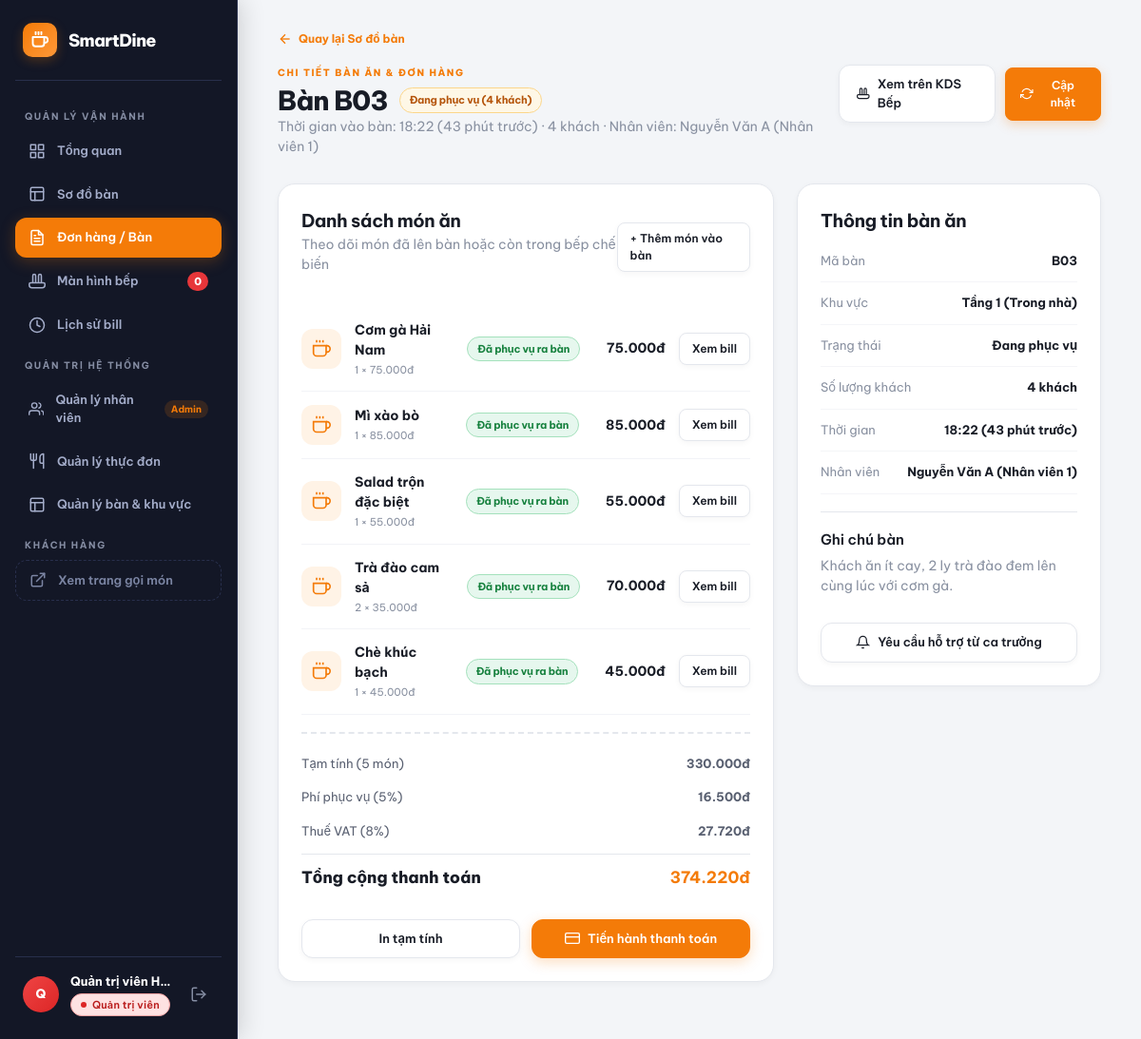
Screenshot of /index.php?page=table-order (signed in) with the database file from the repository.
### tables this page shows
CREATE TABLE `order_items` (
  `id` int(11) NOT NULL AUTO_INCREMENT,
  `order_id` int(11) NOT NULL,
  `item_name` varchar(100) NOT NULL,
  `unit_price` int(11) NOT NULL,
  `qty` int(11) NOT NULL DEFAULT 1,
  `note` varchar(255) DEFAULT NULL,
  `status` enum('unsent','pending','cooking','done','served','cancelled') NOT NULL DEFAULT 'unsent',
  `sent_by` int(11) DEFAULT NULL,
  `sent_at` datetime DEFAULT NULL,
  `cancelled_at` datetime DEFAULT NULL,
  `created_at` datetime DEFAULT current_timestamp(),
  PRIMARY KEY (`id`),
  KEY `idx_items_order` (`order_id`),
  CONSTRAINT `fk_items_order` FOREIGN KEY (`order_id`) REFERENCES `orders` (`id`) ON DELETE CASCADE
);

### includes/orders.php (called while the page is built, shortened)
<?php
require_once __DIR__ . '/billing.php';
require_once __DIR__ . '/http.php';
function getOrdersDb(): PDO {
    static $initialized = false;
    $pdo = getDbConnection();
    if (!$initialized) {
        $initialized = true;
    }
    return $pdo;
}
function fetchTableItems(PDO $pdo, string $tableCode): array {
    $stmt = $pdo->prepare("
        SELECT i.`id`, i.`item_name` AS `name`, i.`unit_price` AS `price`, i.`qty`, i.`note`, i.`status`, i.`sent_at`
        FROM `order_items` i
        JOIN `orders` o ON o.`id` = i.`order_id`
        WHERE o.`table_code` = ? AND o.`status` = 'open'
        ORDER BY i.`id`
    ");
    $stmt->execute([$tableCode]);
    return $stmt->fetchAll();
}

### config/billing.php (called while the page is built)
<?php
return [
    'vat_rate'          => 0.08,
    'service_fee_rate'  => 0.05,
    'excluded_statuses' => ['cancelled'],
];

### includes/billing.php (called while the page is built, shortened)
<?php
function getBillingConfig(): array {
    static $config = null;
    if ($config === null) {
        $config = require __DIR__ . '/../config/billing.php';
    }
    return $config;
}
function calculateBill(array $items, array $discount = [], ?array $config = null): array {
    $config = $config ?? getBillingConfig();
    $lines    = buildBillLines($items, $config['excluded_statuses']);
    $subtotal = array_sum(array_column($lines, 'amount'));
    $discountType   = $discount['type'] ?? DISCOUNT_NONE;
    $discountValue  = (int) ($discount['value'] ?? 0);
    $discountAmount = calculateDiscountAmount($subtotal, $discountType, $discountValue);
    $afterDiscount = $subtotal - $discountAmount;
    $serviceFee    = roundMoney($afterDiscount * $config['service_fee_rate']);
    $taxable       = $afterDiscount + $serviceFee;
    $vat           = roundMoney($taxable * $config['vat_rate']);
    return [
        'lines'           => $lines,
        'subtotal'        => $subtotal,
        'discount_type'   => $discountType,
        'discount_value'  => $discountType === DISCOUNT_NONE ? 0 : $discountValue,
        'discount_amount' => $discountAmount,
        'service_fee'     => $serviceFee,
        'vat'             => $vat,
        'total'           => $taxable + $vat,
        'vat_rate'        => $config['vat_rate'],
        'service_rate'    => $config['service_fee_rate'],
    ];
}
function buildBillLines(array $items, array $excludedStatuses): array {
    $lines = [];
    foreach ($items as $item) {
        $price = (int) ($item['price'] ?? 0);
        $qty   = (int) ($item['qty'] ?? 0);
        $lines[] = [
            'name'   => (string) ($item['name'] ?? ''),
            'price'  => $price,
            'qty'    => $qty,
            'amount' => $price * $qty,
        ];
    }
    return $lines;
}
function calculateDiscountAmount(int $subtotal, string $type, int $value): int {
    switch ($type) {
        case DISCOUNT_NONE:
            return 0;
    }
}
function roundMoney(float $amount): int {
    return (int) round($amount, 0, PHP_ROUND_HALF_UP);
}
function formatMoney(int $amount): string {
    return number_format($amount, 0, ',', '.') . 'đ';
}

### includes/http.php (called while the page is built, shortened)
<?php
function escapeHtml($value): string {
    return htmlspecialchars((string) $value, ENT_QUOTES, 'UTF-8');
}

### pages/table-order.php (the view, shortened to what this page needs)
<?php
require_once __DIR__ . '/../includes/orders.php';
$currentTable = htmlspecialchars($_GET['table'] ?? 'B03');
$tableData = [
  'B03' => [
    'has_guests' => true,
    'guests' => 4,
    'time' => '18:22 (43 phút trước)',
    'zone' => 'Tầng 1 (Trong nhà)',
    'staff' => 'Nguyễn Văn A (Nhân viên 1)',
    'note' => 'Khách ăn ít cay, 2 ly trà đào đem lên cùng lúc với cơm gà.'
  ],
  'B05' => [
    'has_guests' => true,
    'guests' => 3,
    'time' => '18:45 (20 phút trước)',
    'zone' => 'Sân vườn (Ngoài trời)',
    'staff' => 'Nguyễn Văn A (Nhân viên 1)',
    'note' => 'Bàn gần tiểu cảnh sân vườn, khách yêu cầu quạt phụ.'
  ],
  'B10' => [
    'has_guests' => true,
    'guests' => 6,
    'time' => '17:50 (75 phút trước)',
    'zone' => 'Phòng VIP Hoàng Gia',
    'staff' => 'Nguyễn Văn A (Nhân viên 1)',
    'note' => 'Khách VIP thành viên Diamond, áp dụng voucher giảm 200.000đ.'
  ],
  'B11' => [
    'has_guests' => true,
    'guests' => 2,
    'time' => '19:10 (12 phút trước)',
    'zone' => 'Tầng 1 (Trong nhà)',
    'staff' => 'Nguyễn Văn A (Nhân viên 1)',
    'note' => 'Khách gọi thanh toán nhanh khi đồ ăn ra.'
  ]
];
$cur = $tableData[$currentTable] ?? [
  'has_guests' => false,
  'guests' => 0,
  'time' => 'Chưa mở bàn',
  'zone' => 'Khu vực chính',
  'staff' => 'Chưa phân công',
  'note' => 'Bàn đang trống sẵn sàng đón khách mới.'
];
$orderItems = [];
try {
  $orderItems = fetchTableItems(getOrdersDb(), $currentTable);
} catch (RuntimeException | PDOException $e) {
  error_log('table-order page: ' . $e->getMessage());
  $dbError = 'Không tải được danh sách món, vui lòng thử lại.';
}
$bill = calculateBill($orderItems);
$cur['has_guests'] = $bill['lines'] !== [];
?>
<div class="dash-header">
  <div>
    <div class="back-nav-row">
      <a class="back-link" href="index.php?page=staff">
        <svg width="16" height="16" viewBox="0 0 24 24" fill="none" stroke="currentColor" stroke-width="2"><line x1="19" y1="12" x2="5" y2="12"></line><polyline points="12 19 5 12 12 5"></polyline></svg>
        <span>Quay lại Sơ đồ bàn</span>
      </a>
    </div>
    <div class="title-with-badge">
      <span class="eyebrow">CHI TIẾT BÀN ĂN & ĐƠN HÀNG</span>
      <div class="heading-badge-wrap">
        <h1>Bàn <?=$currentTable?></h1>
        <?php if ($cur['has_guests']): ?>
          <span class="status status-cooking">Đang phục vụ (<?=$cur['guests']?> khách)</span>
        <?php else: ?>
          <span class="status status-ready">Bàn trống (Chưa có khách)</span>
        <?php endif; ?>
      </div>
      <p class="muted">
        <?php if ($cur['has_guests']): ?>
          Thời gian vào bàn: <?=$cur['time']?> · <?=$cur['guests']?> khách · Nhân viên: <?=$cur['staff']?>
        <?php else: ?>
          Bàn đang trống sẵn sàng đón khách. Quý khách hoặc nhân viên có thể mở bàn để chọn món.
        <?php endif; ?>
      </p>
    </div>
  </div>
  <div class="header-action-group">
    <a class="btn btn-outline" href="index.php?page=kitchen">
      <svg width="15" height="15" viewBox="0 0 24 24" fill="none" stroke="currentColor" stroke-width="2"><path d="M6 13.8V4a2 2 0 1 1 4 0v9.8"></path><path d="M14 13.8V4a2 2 0 1 1 4 0v9.8"></path><path d="M3 14h18a2 2 0 0 1 2 2v1a4 4 0 0 1-4 4H5a4 4 0 0 1-4-4v-1a2 2 0 0 1 2-2z"></path></svg>
      <span>Xem trên KDS Bếp</span>
    </a>
    <button class="btn btn-primary-tool" data-toast="Đã đồng bộ đơn hàng bàn <?=$currentTable?>">
      <svg width="15" height="15" viewBox="0 0 24 24" fill="none" stroke="currentColor" stroke-width="2"><polyline points="23 4 23 10 17 10"></polyline><polyline points="1 20 1 14 7 14"></polyline><path d="M3.51 9a9 9 0 0 1 14.85-3.36L23 10M1 14l4.64 4.36A9 9 0 0 0 20.49 15"></path></svg>
      <span>Cập nhật</span>
    </button>
  </div>
</div>
<div class="two-col staff-detail">
  <section class="panel">
    <div class="panel-title">
      <div>
        <h2>Danh sách món ăn</h2>
        <p class="muted"><?= $cur['has_guests'] ? 'Theo dõi món đã lên bàn hoặc còn trong bếp chế biến' : 'Bàn chưa có danh sách món' ?></p>
      </div>
      <a class="btn btn-small btn-outline" href="index.php?page=menu">+ Thêm món vào bàn</a>
    </div>
    <?php if ($cur['has_guests'] && !empty($orderItems)): ?>
      <div class="order-food-list">
        <?php foreach ($orderItems as $item): ?>
          <?php $statusInfo = ORDER_ITEM_STATUSES[$item['status']]; ?>
          <div class="order-food order-food-<?= escapeHtml($item['status']) ?>" data-item-id="<?= (int) $item['id'] ?>" data-item-name="<?= escapeHtml($item['name']) ?>">
            <div class="food-icon-box">
            </div>
            <div class="food-info-text grow">
              <b><?= escapeHtml($item['name']) ?></b>
              <small><?= (int) $item['qty'] ?> × <?= formatMoney((int) $item['price']) ?></small>
            </div>
            <span class="status status-<?= $statusInfo['class'] ?>"><?= $statusInfo['label'] ?></span>
            <b class="food-amount"><?= formatMoney((int) $item['price'] * (int) $item['qty']) ?></b>
            <div class="order-food-actions">
              <?php foreach (ORDER_ITEM_ACTIONS[$item['status']] as $action): ?>
                <button class="btn btn-small <?= ORDER_ACTION_BUTTONS[$action]['class'] ?>" type="button" data-item-action="<?= $action ?>"><?= ORDER_ACTION_BUTTONS[$action]['label'] ?></button>
              <?php endforeach; ?>
            </div>
          </div>
        <?php endforeach; ?>
      </div>
      <div class="bill-summary-box">
        <div class="summary-row"><span>Tạm tính (<?= count($bill['lines']) ?> món)</span><b><?= formatMoney($bill['subtotal']) ?></b></div>
        <div class="summary-row"><span>Phí phục vụ (<?= escapeHtml($bill['service_rate'] * 100) ?>%)</span><b><?= formatMoney($bill['service_fee']) ?></b></div>
        <div class="summary-row"><span>Thuế VAT (<?= escapeHtml($bill['vat_rate'] * 100) ?>%)</span><b><?= formatMoney($bill['vat']) ?></b></div>
        <div class="summary-row total"><span>Tổng cộng thanh toán</span><b><?= formatMoney($bill['total']) ?></b></div>
      </div>
      <div class="button-row">
        <button class="btn btn-outline" type="button" data-print-provisional data-table="<?= escapeHtml($currentTable) ?>">In tạm tính</button>
        <a class="btn btn-primary" href="index.php?page=payment&table=<?= $currentTable ?>">
          <svg width="16" height="16" viewBox="0 0 24 24" fill="none" stroke="currentColor" stroke-width="2"><rect x="1" y="4" width="22" height="16" rx="2" ry="2"></rect><line x1="1" y1="10" x2="23" y2="10"></line></svg>
          <span>Tiến hành thanh toán</span>
        </a>
      </div>
    <?php endif; ?>
  </section>
  <aside class="panel table-info-aside">
    <h2>Thông tin bàn ăn</h2>
    <div class="info-row"><span>Mã bàn</span><b><?=$currentTable?></b></div>
    <div class="info-row"><span>Khu vực</span><b><?=$cur['zone']?></b></div>
    <div class="info-row"><span>Trạng thái</span><b><?=$cur['has_guests'] ? 'Đang phục vụ' : 'Chưa có khách'?></b></div>
    <div class="info-row"><span>Số lượng khách</span><b><?=$cur['has_guests'] ? ($cur['guests'].' khách') : '0 người'?></b></div>
    <div class="info-row"><span>Thời gian</span><b><?=$cur['time']?></b></div>
    <div class="info-row"><span>Nhân viên</span><b><?=$cur['staff']?></b></div>
    <hr>
    <div class="note-box">
      <h3>Ghi chú bàn</h3>
      <p class="muted"><?=$cur['note']?></p>
    </div>
    <?php if ($cur['has_guests']): ?>
      <button class="btn btn-outline btn-block" data-toast="Đã gửi tín hiệu hỗ trợ tới ca trưởng">
        <svg width="15" height="15" viewBox="0 0 24 24" fill="none" stroke="currentColor" stroke-width="2"><path d="M18 8A6 6 0 0 0 6 8c0 7-3 9-3 9h18s-3-2-3-9"></path><path d="M13.73 21a2 2 0 0 1-3.46 0"></path></svg>
        <span>Yêu cầu hỗ trợ từ ca trưởng</span>
      </button>
    <?php endif; ?>
  </aside>
</div>

### assets/css/orders.css (style rules this page uses)
.order-food-actions { display: flex; gap: 8px; flex-shrink: 0; }

### rows the page displays
order_items: item_name "Cơm gà Hải Nam", qty "1", unit_price "75.000đ", status "Đã phục vụ ra bàn", formatMoney((int) $item['price'] * (int) $item['qty']) "75.000đ", status "Xem bill"
order_items: item_name "Mì xào bò", qty "1", unit_price "85.000đ", status "Đã phục vụ ra bàn", formatMoney((int) $item['price'] * (int) $item['qty']) "85.000đ", status "Xem bill"
order_items: item_name "Salad trộn đặc biệt", qty "1", unit_price "55.000đ", status "Đã phục vụ ra bàn", formatMoney((int) $item['price'] * (int) $item['qty']) "55.000đ", status "Xem bill"
order_items: item_name "Trà đào cam sả", qty "2", unit_price "35.000đ", status "Đã phục vụ ra bàn", formatMoney((int) $item['price'] * (int) $item['qty']) "70.000đ", status "Xem bill"
order_items: item_name "Chè khúc bạch", qty "1", unit_price "45.000đ", status "Đã phục vụ ra bàn", formatMoney((int) $item['price'] * (int) $item['qty']) "45.000đ", status "Xem bill"

### other values shown
$kitchenOpenCount "0"
$userInitial "Q"
$user['fullname'] ?: $user['username'] "Quản trị viên H…"
$currentTable "B03"
$cur['guests'] "4"
$cur['time'] "18:22 (43 phút trước)"
$cur['staff'] "Nguyễn Văn A (Nhân viên 1)"
count($bill['lines']) "5"
formatMoney($bill['subtotal']) "330.000đ"
escapeHtml($bill['service_rate'] * 100) "5"
formatMoney($bill['service_fee']) "16.500đ"
escapeHtml($bill['vat_rate'] * 100) "8"
formatMoney($bill['vat']) "27.720đ"
formatMoney($bill['total']) "374.220đ"
$cur['zone'] "Tầng 1 (Trong nhà)"
